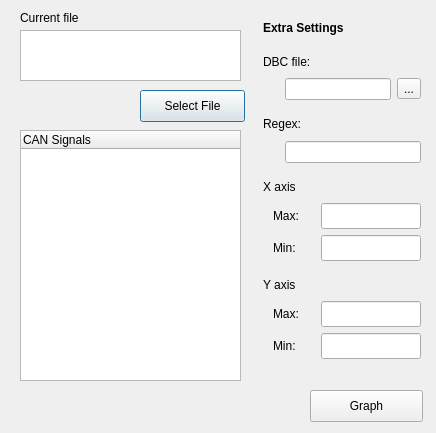
<?xml version="1.0" encoding="UTF-8"?>
<ui version="4.0">
 <class>Dialog</class>
 <widget class="QDialog" name="Dialog">
  <property name="geometry">
   <rect>
    <x>0</x>
    <y>0</y>
    <width>436</width>
    <height>433</height>
   </rect>
  </property>
  <property name="windowTitle">
   <string>Dialog</string>
  </property>
  <widget class="QTreeWidget" name="CANSignals">
   <property name="geometry">
    <rect>
     <x>20</x>
     <y>130</y>
     <width>221</width>
     <height>251</height>
    </rect>
   </property>
   <column>
    <property name="text">
     <string>CAN Signals</string>
    </property>
   </column>
  </widget>
  <widget class="QPushButton" name="SelectFile">
   <property name="geometry">
    <rect>
     <x>140</x>
     <y>90</y>
     <width>105</width>
     <height>32</height>
    </rect>
   </property>
   <property name="text">
    <string>Select File</string>
   </property>
  </widget>
  <widget class="QLabel" name="label_9">
   <property name="geometry">
    <rect>
     <x>20</x>
     <y>10</y>
     <width>91</width>
     <height>16</height>
    </rect>
   </property>
   <property name="text">
    <string>Current file</string>
   </property>
  </widget>
  <widget class="QTextEdit" name="FileLocation">
   <property name="geometry">
    <rect>
     <x>20</x>
     <y>30</y>
     <width>221</width>
     <height>51</height>
    </rect>
   </property>
  </widget>
  <widget class="QPushButton" name="GraphBtn">
   <property name="geometry">
    <rect>
     <x>310</x>
     <y>390</y>
     <width>113</width>
     <height>32</height>
    </rect>
   </property>
   <property name="text">
    <string>Graph</string>
   </property>
  </widget>
  <widget class="QWidget" name="">
   <property name="geometry">
    <rect>
     <x>260</x>
     <y>10</y>
     <width>161</width>
     <height>349</height>
    </rect>
   </property>
   <layout class="QGridLayout" name="gridLayout">
    <item row="0" column="0" colspan="2">
     <widget class="QLabel" name="label_2">
      <property name="styleSheet">
       <string notr="true">margin-top: 7px;
font-weight: bold;</string>
      </property>
      <property name="text">
       <string>Extra Settings</string>
      </property>
     </widget>
    </item>
    <item row="1" column="0" colspan="2">
     <widget class="QLabel" name="label_10">
      <property name="styleSheet">
       <string notr="true">margin-top:7px</string>
      </property>
      <property name="text">
       <string>DBC file:</string>
      </property>
     </widget>
    </item>
    <item row="2" column="0" colspan="2">
     <widget class="QLineEdit" name="DBCFile">
      <property name="styleSheet">
       <string notr="true">margin-left:25px;
min-height:20px;</string>
      </property>
     </widget>
    </item>
    <item row="2" column="2">
     <widget class="QToolButton" name="SelectDBC">
      <property name="text">
       <string>...</string>
      </property>
     </widget>
    </item>
    <item row="3" column="0">
     <widget class="QLabel" name="label_8">
      <property name="styleSheet">
       <string notr="true">margin-top: 7px;
</string>
      </property>
      <property name="text">
       <string>Regex:</string>
      </property>
     </widget>
    </item>
    <item row="4" column="0" colspan="3">
     <widget class="QLineEdit" name="RegexInput">
      <property name="styleSheet">
       <string notr="true">margin-left:25px;
min-height:20px;</string>
      </property>
     </widget>
    </item>
    <item row="5" column="0">
     <widget class="QLabel" name="label">
      <property name="styleSheet">
       <string notr="true">margin-top: 7px;</string>
      </property>
      <property name="text">
       <string>X axis</string>
      </property>
     </widget>
    </item>
    <item row="6" column="0">
     <widget class="QLabel" name="label_3">
      <property name="styleSheet">
       <string notr="true">margin-left:10px;</string>
      </property>
      <property name="text">
       <string>Max: </string>
      </property>
     </widget>
    </item>
    <item row="6" column="1" colspan="2">
     <widget class="QLineEdit" name="MaxXInput">
      <property name="styleSheet">
       <string notr="true">min-height:20px;
</string>
      </property>
     </widget>
    </item>
    <item row="7" column="0">
     <widget class="QLabel" name="label_4">
      <property name="styleSheet">
       <string notr="true">margin-left:10px;</string>
      </property>
      <property name="text">
       <string>Min:</string>
      </property>
     </widget>
    </item>
    <item row="7" column="1" colspan="2">
     <widget class="QLineEdit" name="MinXInput">
      <property name="styleSheet">
       <string notr="true">min-height:20px;
</string>
      </property>
     </widget>
    </item>
    <item row="8" column="0">
     <widget class="QLabel" name="label_7">
      <property name="styleSheet">
       <string notr="true">margin-top: 7px;
</string>
      </property>
      <property name="text">
       <string>Y axis</string>
      </property>
     </widget>
    </item>
    <item row="9" column="0">
     <widget class="QLabel" name="label_5">
      <property name="styleSheet">
       <string notr="true">margin-left:10px;
</string>
      </property>
      <property name="text">
       <string>Max: </string>
      </property>
     </widget>
    </item>
    <item row="9" column="1" colspan="2">
     <widget class="QLineEdit" name="MaxYInput">
      <property name="styleSheet">
       <string notr="true">min-height:20px;
</string>
      </property>
     </widget>
    </item>
    <item row="10" column="0">
     <widget class="QLabel" name="label_6">
      <property name="styleSheet">
       <string notr="true">margin-left:10px;</string>
      </property>
      <property name="text">
       <string>Min:</string>
      </property>
     </widget>
    </item>
    <item row="10" column="1" colspan="2">
     <widget class="QLineEdit" name="MinYInput">
      <property name="styleSheet">
       <string notr="true">min-height:20px;
</string>
      </property>
     </widget>
    </item>
   </layout>
  </widget>
 </widget>
 <resources/>
 <connections/>
</ui>
